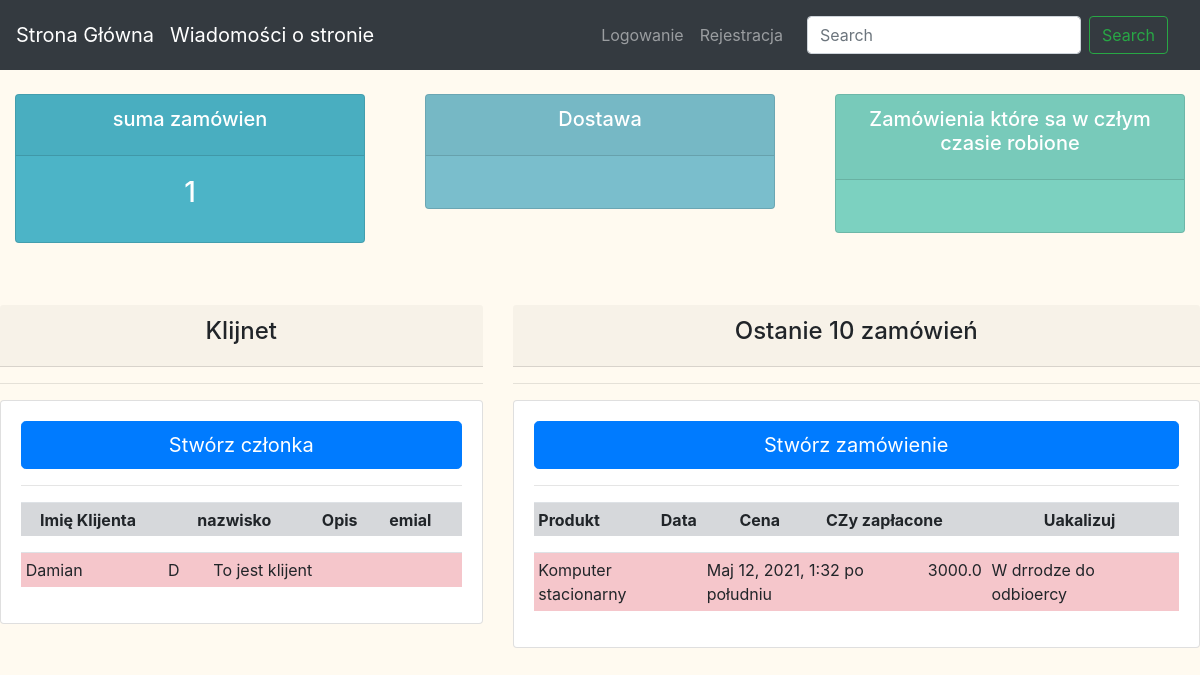
The app's page /, older data.
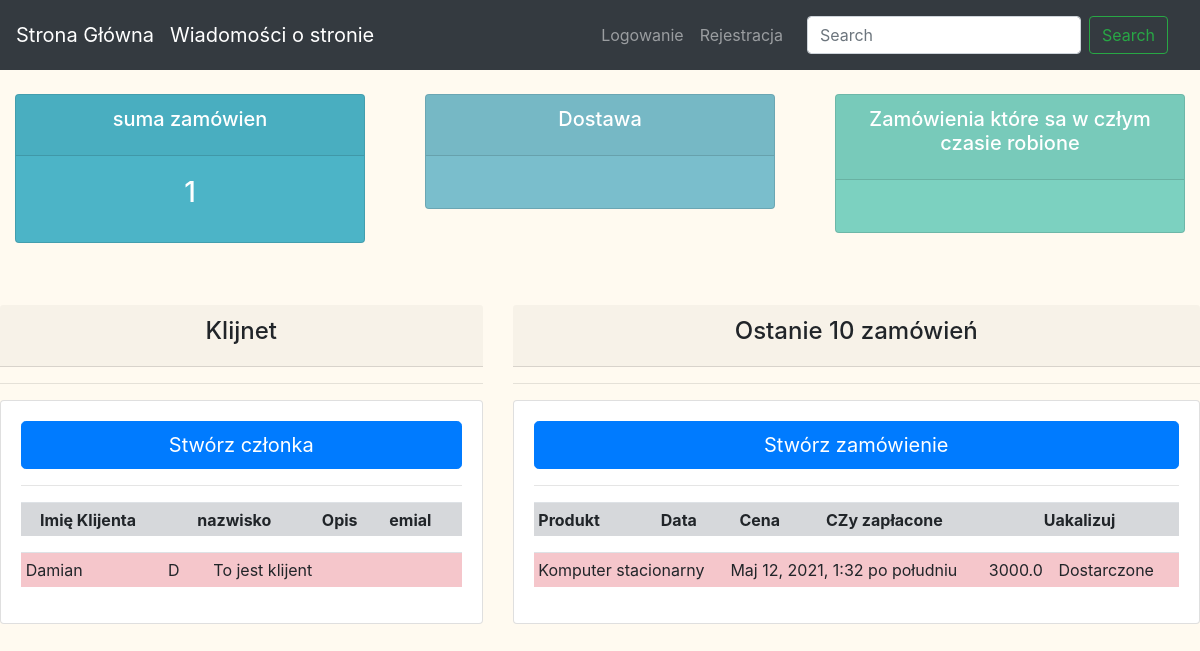
The same page, newer data.
### accounts/models.py (models this page shows, shortened)
class Customer(models.Model):
    imie = models.CharField(max_length=200, null=True)
    nazwisko = models.CharField(max_length=200, null=True)
    content = models.TextField(blank=True, help_text='Opis klijęta')
    emial = models.CharField(max_length=200, null=True)
    telefon = models.CharField(max_length=200, null=True)
    created_date = models.DateTimeField(auto_now_add=True, null=True)

class Order(models.Model):
    STATUS = (
        ('Pakowane', 'Pakowane'),
        ('W drrodze do odbioercy', 'W drrodze do odbioercy'),
        ('Dostarczone', 'Dostarczone'),
    )
    customer = models.ForeignKey(Customer, null=True, on_delete=models.SET_NULL)
    product = models.ForeignKey(Produkty, null=True, on_delete=models.SET_NULL)
    cena = models.FloatField(null=True)
    date_created = models.DateTimeField(auto_now_add=True, null=True)
    status = models.CharField(max_length=200, null=True, choices=STATUS)

class Produkty(models.Model):
    CATEGORY = (
        ('Drzwi', 'Drzwi'),
        ('Out Door', 'Out Door'),
    )
    name = models.CharField(max_length=200, null=True)
    kategoria = models.CharField(max_length=200, null=True)
    content = models.TextField(blank=True, help_text='Opis produktu')
    cena = models.FloatField(null=True)
    data = models.DateTimeField(auto_now_add=True, null=True)
    tags = models.ManyToManyField(Tag)
    def __str__(self):
        return self.name

### accounts/views.py (the view)
# urls.py: 2. Add a URL to urlpatterns:  path('', views.home, name='home')
def home(request):
    orders = Order.objects.all()
    customers = Customer.objects.all()
    total_customers = customers.count()
    total_orders = orders.count()
    dostarczone = orders.filter(status='Dostarczone').count()
    pakowane = orders.filter(status='Pakowane').count()
    context = {'orders': orders, 'customers': customers,
               'total_orders': total_orders, 'dostarczone': dostarczone,
               'pakowane': pakowane}
    return render(request, 'accounts/dash.html',context)

### accounts/templates/accounts/dash.html
{%  extends 'accounts/main.html' %}
{% block content %}
{%  include 'accounts/status.html' %}
<br>
<br>
<div class="row">
	<div class="col-md-5">
	<div class="card-header">
      <h4 align="center">Klijnet</h4>
  </div>
		<hr>
		<div class="card card-body">
			<button type="button" class="btn btn-primary btn-lg btn-block">Stwórz członka</button>
			<hr>
            <table class="table table-sm table-secondary">
    <tr>
      <th></th>
      <th scope="col">Imię Klijenta</th>
      <th scope="col">nazwisko</th>
      <th scope="col">Opis</th>
      <th scope="col">emial</th>
    </tr>
<table class="table table-sm table-danger">
        {% for customer in customers %}
            <tr class="table-danger">
        <td class="table-danger">{{ customer.imie}}</td>
        <td class="table-danger">{{ customer.nazwisko}}</td>
        <td class="table-danger">{{ customer.content}}</td>
        <td class="table-danger">{{ customer.email}}</td>
               </tr>
            </table>
        {% endfor %}
            </table>
		</div>
	</div>
	<div class="col-md-7">
	<div class="card-header">
      <h4 align="center">Ostanie 10 zamówień</h4>
  </div>
		<hr>
		<div class="card card-body">
           <button type="button" class="btn btn-primary btn-lg btn-block">Stwórz zamówienie</button>
<hr>
             <table class="table table-sm table-secondary">
				<tr>
                    <th scope="col">Produkt </th>
      <th scope="col">Data</th>
      <th scope="col">Cena</th>
      <th scope="col">CZy zapłacone</th>
      <th scope="col">Uakalizuj</th>
                </tr>
 <table class="table table-sm table-danger">
        {% for order in orders %}
             <tr class="table-danger">
            <td class="table-danger">{{ order.product }}</td>
            <td class="table-danger">{{ order.date_created }}</td>
            <td class="table-danger">{{ order.cena }}</td>
            <td class="table-danger">{{ order.status }}</td>
            <td class="table-danger">{{ i.tags }}</td>
            </tr>
            </table>
                {% endfor %}
			</table>
		</div>
	</div>
</div>
{% endblock content %}

### accounts/templates/accounts/main.html (shortened to what this page needs)
<!DOCTYPE html>
<html>
<head><title>Strona do zamówień</title>
    <link rel="stylesheet" href="https://maxcdn.bootstrapcdn.com/bootstrap/4.0.0/css/bootstrap.min.css">
</head>
<body>
{% include 'accounts/navbar.html' %}
{% block content %}
{% endblock content %}
</body>
</html>

### accounts/templates/accounts/navbar.html (shortened to what this page needs)
<nav class="navbar navbar-expand-lg navbar-dark bg-dark">
  <a class="navbar-brand" href="#">Strona Główna </a>
  <a class="navbar-brand" href="#">Wiadomości o stronie </a>
  <div class="collapse navbar-collapse" id="navbarText">
    <ul class="navbar-nav mr-auto">
      <li class="nav-item active">
        <a class="nav-link" href="#"><span class="sr-only">(current)</span></a>
      </li>
      <li class="nav-item">
        <a class="nav-link" href="#"></a>
      </li>
      <li class="nav-item">
        <a class="nav-link" href="#"></a>
      </li>
    </ul>
   <div class="navbar-nav">
                {% if user.is_authenticated %}
                <a class="nav-item nav-link" href="{% url 'logout' %}">Wyloguj</a>
                <a class="nav-item nav-link" href="{% url 'profile' %}"> <button type="button" class="btn btn-danger">Konto {{ user.username }}</button>
                </a>
                {% else %}
              <a class="nav-item nav-link" href="{% url 'login' %}">Logowanie</a>
              <a class="nav-item nav-link" href="{% url 'register' %}">Rejestracja</a>
                {% endif %}
            </div>
  <nav class="navbar navbar-dark bg-dark">
  <form class="form-inline">
    <input class="form-control mr-sm-2" type="search" placeholder="Search" aria-label="Search">
    <button class="btn btn-outline-success my-2 my-sm-0" type="submit">Search</button>
  </form>
</nav>
  </div>
</nav>

### accounts/templates/accounts/status.html (shortened to what this page needs)
<br>
<div class="row">
	<div class="col">
		<div class="col-md">
			<div class="card text-center text-white  mb-6" id="total-orders">
			  	<div class="card-header">
			  		<h5 class="card-title">suma zamówien</h5>
			  	</div>
			  	<div class="card-body">
			    	<h3 class="card-title">{{total_orders}}</h3>
			  	</div>
			</div>
		</div>
	</div>
	<div class="col">
		<div class="col-md">
			<div class="card text-center text-white  mb-5" id="orders-delivered">
			  	<div class="card-header">
			  		<h5 class="card-title">Dostawa</h5>
			  	</div>
			  	<div class="card-body">
			  	</div>
			</div>
		</div>
	</div>
	<div class="col">
		<div class="col-md">
			<div class="card text-center text-white  mb-3" id="orders-pending">
			  	<div class="card-header">
			  		<h5 class="card-title">Zamówienia które sa w człym czasie robione</h5>
			  	</div>
			  	<div class="card-body">
			  	</div>
			</div>
		</div>
	</div>
</div>

### accounts/templates/accounts/main.html (style rules this page uses)
body { background-color: #FFFAF0; }
#total-orders { background-color: #4cb4c7; }
#orders-delivered { background-color: #7abecc; }
#orders-pending { background-color: #7CD1C0; }

Row changes from the older to the newer data that the page shows:
changed Order "Komputer stacionarny": status "W drrodze do odbioercy" → "Dostarczone"
